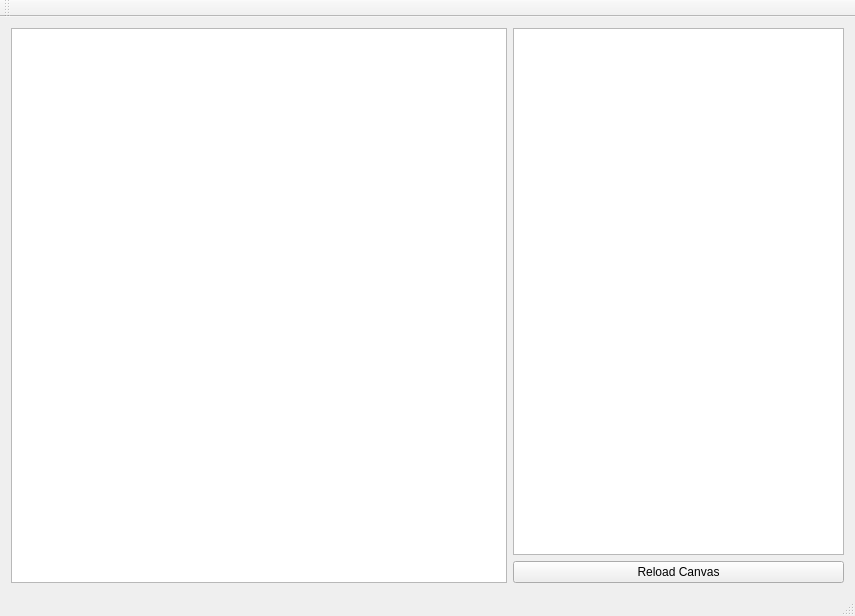
<?xml version="1.0" encoding="UTF-8"?>
<ui version="4.0">
 <class>MainWindow</class>
 <widget class="QMainWindow" name="MainWindow">
  <property name="geometry">
   <rect>
    <x>0</x>
    <y>0</y>
    <width>855</width>
    <height>616</height>
   </rect>
  </property>
  <property name="windowTitle">
   <string>MainWindow</string>
  </property>
  <widget class="QWidget" name="centralWidget">
   <layout class="QHBoxLayout" name="horizontalLayout" stretch="3,2">
    <item>
     <widget class="QGraphicsView" name="graphicsView"/>
    </item>
    <item>
     <layout class="QVBoxLayout" name="verticalLayout">
      <item>
       <widget class="QPlainTextEdit" name="plainTextEdit"/>
      </item>
      <item>
       <widget class="QPushButton" name="reloadCanvasButton">
        <property name="text">
         <string>Reload Canvas</string>
        </property>
       </widget>
      </item>
     </layout>
    </item>
   </layout>
  </widget>
  <widget class="QMenuBar" name="menuBar">
   <property name="geometry">
    <rect>
     <x>0</x>
     <y>0</y>
     <width>855</width>
     <height>26</height>
    </rect>
   </property>
  </widget>
  <widget class="QToolBar" name="mainToolBar">
   <attribute name="toolBarArea">
    <enum>TopToolBarArea</enum>
   </attribute>
   <attribute name="toolBarBreak">
    <bool>false</bool>
   </attribute>
  </widget>
  <widget class="QStatusBar" name="statusBar"/>
  <action name="actionNew_File">
   <property name="text">
    <string>New File</string>
   </property>
  </action>
  <action name="actionOpen_File">
   <property name="text">
    <string>Open File</string>
   </property>
  </action>
  <action name="actionSave">
   <property name="text">
    <string>Save</string>
   </property>
  </action>
  <action name="actionSave_as">
   <property name="text">
    <string>Save as...</string>
   </property>
  </action>
  <action name="actionSave_all">
   <property name="text">
    <string>Save all</string>
   </property>
  </action>
  <action name="actionClose">
   <property name="text">
    <string>Close</string>
   </property>
  </action>
  <action name="actionClose_all">
   <property name="text">
    <string>Close all</string>
   </property>
  </action>
 </widget>
 <layoutdefault spacing="6" margin="11"/>
 <resources/>
 <connections/>
</ui>
